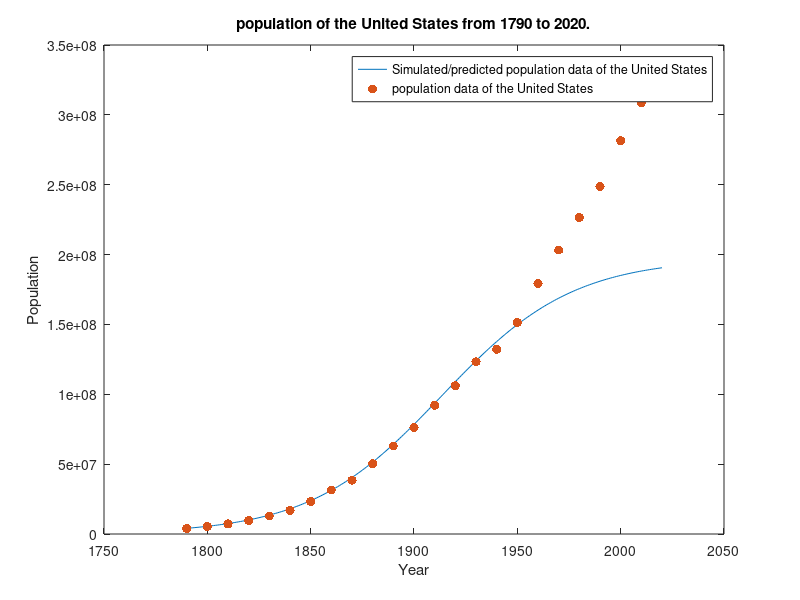

The MATLAB script that drew this image: (Note: this script raises an error after producing the figure.)
%**********************************************************************
% Lab 3: Write a MATLAB script that draws the following graph of the population of the United States
%from 1790 to 2020. Using the following model and the actual data
%
% Description: Write a MATLAB script that draws the following graph of the population of the United States
%from 1790 to 2020. Using the following model and the actual data
%
% 
% Author: awi1@sfu.ca / Anton Ilic
% Date: 2022-Feb-1
%
% Input: 
% Output: 
%
% I pledge that I have completed the programming assignment independently.
% I have not copied the code from a student or any source.
% I have not given my code to any student.
%
% Sign here: Anton Ilic
%*********************************************************************/
clc
clear
x = 1790:2020;
y = 197273000./ (1+ exp(-0.03134 .*(x-1913.25))) ;

% Plot the signal
plot(x,y)
title('population of the United States from 1790 to 2020.')
xlabel('Year')
ylabel('Population')

hold on %so we can write on the graph/overlay

xreal = [1790:10:2020] %x is evenly spaced; thus we can incriment...
%it instead of saving a varaible
%yreal = [y1, y2, y3, y4, y5, y6, y7, 78, y9, y10, y11,...
%    y12,y13,y14,y15,y16,y17,y18,y19,y20,y21,y22,y23,y24,y25]
yreal = [3929214, 5308483, 7239881 ,9638453 ,12866020 ,17069453 ,23191876,... 
31443321, 38558371, 50189209, 62979766 ,76212168, 92228496, 106021537 ,123202624, ...
132164569, 151325798, 179323175 ,203211926 ,226545805 ,248709873, ...
281421906 ,308745538 ,331449281] %Y values (population values)


plot(xreal,yreal, '.','MarkerSize', 20) %plots Y
%can change what is printed; Asked for circles (.)s

legend('Simulated/predicted population data of the United States',...
   'population data of the United States')
hold off %stops hold
fprintf("We may observe that the simulated data " + ...
    "shows that the population begins to plateau; however,\n " + ...
    "the actual value shows that the population growth does not\n " + ...
    "plateau (ie. the population is initally the same as the simulation,\n " + ...
    "but further on, it grows larger then the simulated data.  ")


